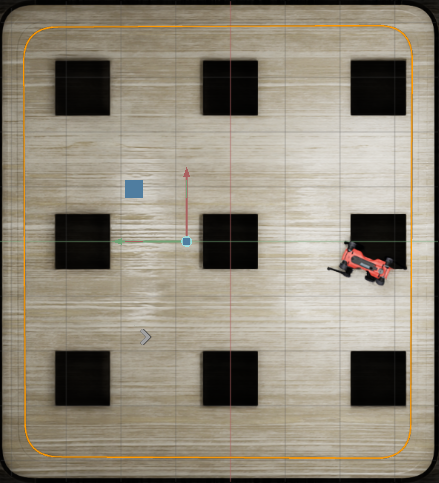
#> input picture source/isaaclab_tasks/isaaclab_tasks/manager_based/locomotion/velocity/config/anymal_d/img/bev_img.png, 439 x 483 px
$ python npy_generator.py
#> lines starting #> are read from the running program, lines starting #| are printed output that depends on the picture
import numpy as np
import os
import matplotlib.pyplot as plt
import matplotlib.image as mpimg

current_file_directory = os.path.dirname(os.path.abspath(__file__))

# 存储控制点的列表
trajectory_points = []

# 背景图路径
background_image_path = os.path.join(current_file_directory, "img", "bev_img.png")  # 替换为您的 BEV 图路径

def onclick(event):
    # 获取点击的坐标
    x, y = event.xdata, event.ydata
    if x is not None and y is not None:
        # 将坐标添加到控制点列表
        trajectory_points.append([x, y])
        # 在图中标记控制点
        plt.plot(x, y, 'ro')  # 红色圆点
        plt.text(x, y, str(len(trajectory_points)), fontsize=12, color='white', ha='center')  # 添加编号
        plt.draw()

def on_close(event):
    # 当关闭图形窗口时保存控制点
    if trajectory_points:
        trajectory_points_np = np.array(trajectory_points)
        np.save(os.path.join(current_file_directory, "trajectory_points.npy"), trajectory_points_np)
        print("控制点已保存为 trajectory_points.npy")

        # 保存带有轨迹点的图像
        plt.savefig(os.path.join(current_file_directory, "img", "trajectory_with_points.png"))
        print("带有轨迹点的图像已保存为 trajectory_with_points.png")

    plt.close(event.canvas.figure)  # 关闭图形窗口

def generate_trajectory_points():
    # 创建图形
    fig, ax = plt.subplots()
    ax.set_xlim(-2.2, 2.5)
    ax.set_ylim(-1.0, 2.6)
    ax.set_title("Click to choose waypoints")
    ax.set_xlabel("X Axis")
    ax.set_ylabel("Y Axis")

    # 显示背景图
    background_image = mpimg.imread(background_image_path)
#> background_image is the input picture: shape (483, 439, 4) float32; mean R, G, B, A 0.563, 0.533, 0.472, 1
    ax.imshow(background_image, extent=[-2.2, 2.5, -1.0, 2.6], aspect='auto')

    # 设置相同的 x 和 y 轴比例
    ax.set_aspect('equal', adjustable='box')

    # 连接点击事件
    cid_click = fig.canvas.mpl_connect('button_press_event', onclick)
    cid_close = fig.canvas.mpl_connect('close_event', on_close)

    plt.grid()
    plt.axhline(0, color='black', linewidth=0.5, ls='--')
    plt.axvline(0, color='black', linewidth=0.5, ls='--')
    plt.show()
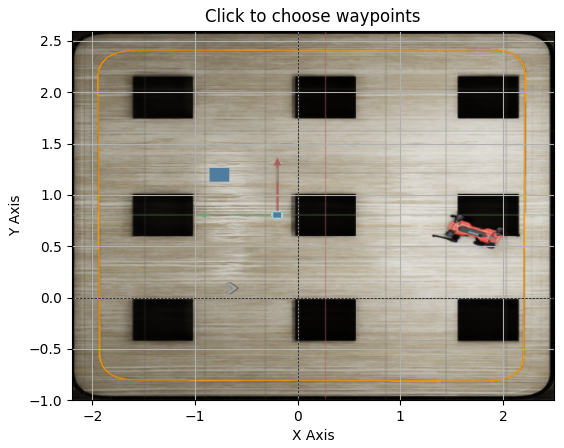
#> figure drawn by matplotlib, 1 panel

if __name__ == "__main__":
    generate_trajectory_points()
